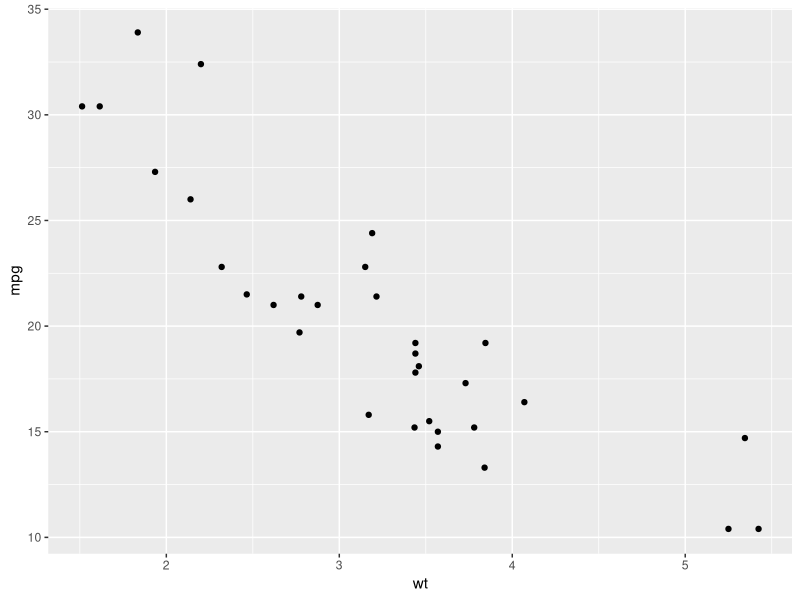
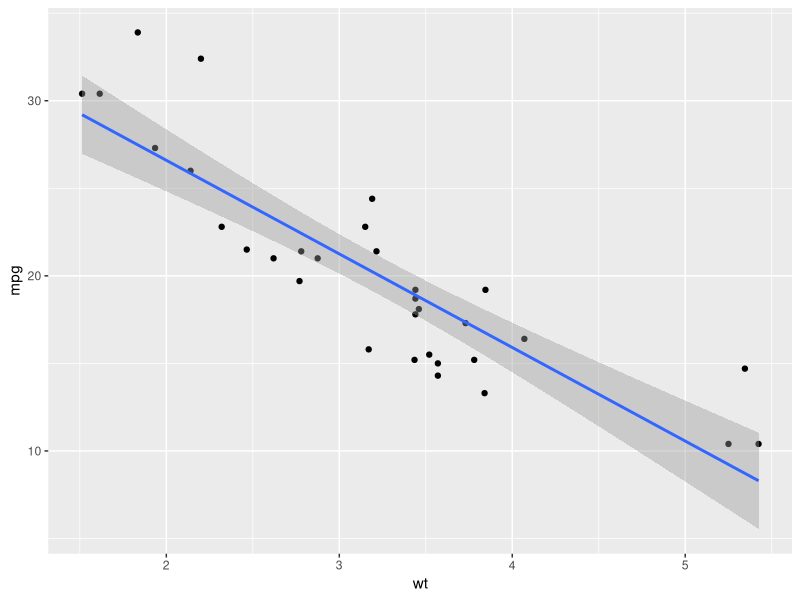
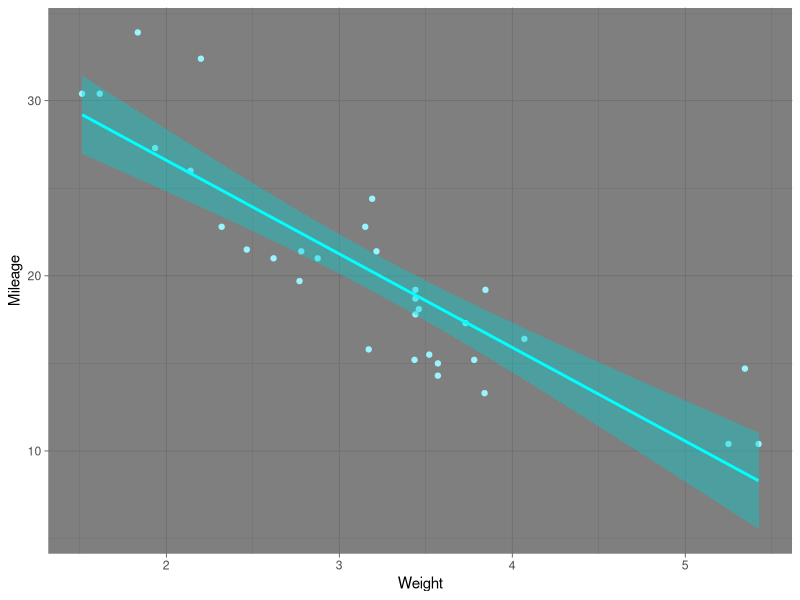
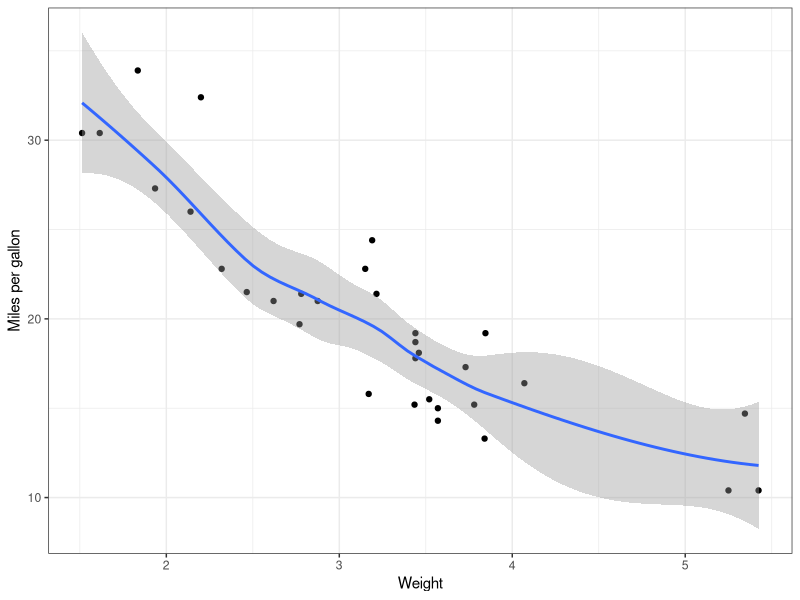
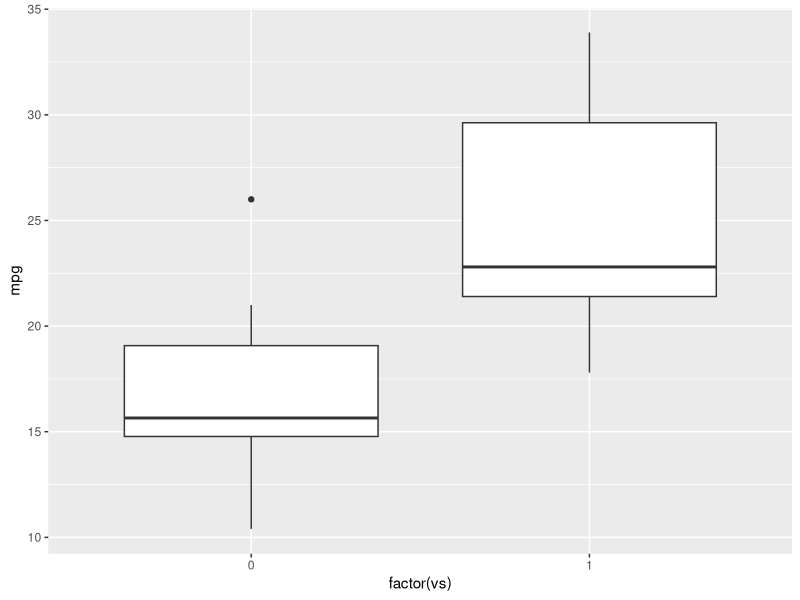
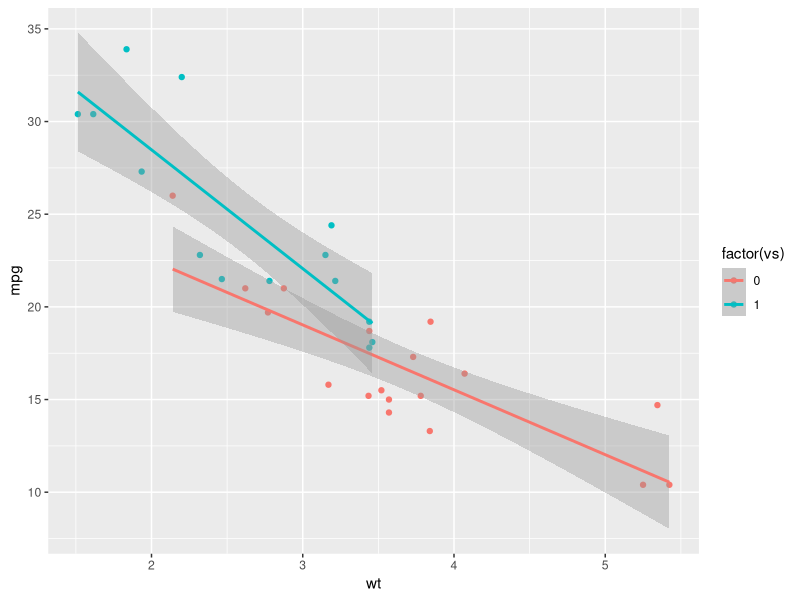

Generate these figures, in order, with R:
#September 21, 2023

library(ggplot2)
library(MASS)

#Motor trend car road tests
mtcars
?mtcars
#plot relationship between car weight vs mpg using ggplot
ggplot(mtcars, mapping=aes(x=wt, y=mpg)) +
  geom_point()

#use a simple linear regression to model mpg using car weight
lm(mpg~wt, data=mtcars)

#workflow: fit the model and then look at summary output
fit <- lm(mpg~wt, data=mtcars)
summary(fit)

#display best fit line on scatterplot using ggplot
ggplot(mtcars, mapping=aes(x=wt, y=mpg)) +
  geom_point() +
  geom_smooth(method="lm") #by default, ggplot gives best fit line and confidence interval

#mess with figure format
ggplot(mtcars, mapping=aes(x=wt, y=mpg)) +
  geom_point(color="cadetblue1") +
  geom_smooth(method="lm", color="cyan1", fill="darkturquoise", se=T) + #se=F removes the standard error around the line
  theme_dark() +
  xlab("Weight") +
  ylab("Mileage")

#methods="lm" in the geom_smooth() function means use a linear model fit line, but you can use other types of fit lines like loess
ggplot(mtcars, aes(x=wt, y=mpg)) +
  geom_point() +
  geom_smooth(method="loess") +
  theme_bw() +
  xlab("Weight") +
  ylab("Miles per gallon")

#Using GLM (generalized linear model) instead of LM
gfit <- glm(mpg~wt, family = gaussian, data = mtcars)
summary(gfit)


#try ANOVA
#use the "vs" variable for engine shape
mtcars$vs #0 is v-shaped and 1 is straight
#plot how mpg differs between engine types
#we need to treat vs as a factor
ggplot(data=mtcars, mapping=aes(x=factor(vs), y=mpg)) +
  geom_boxplot()
#run ANOVA to test the difference in mileage between engine shapes
aov.fit <- aov(mpg~factor(vs), data=mtcars)
summary(aov.fit)

#you can run this as a linear model, but it will give different coefficients
lm.fit <- lm(mpg~factor(vs), data=mtcars)
summary(lm.fit) #get same p value with different coefficients

#but you can call the ANOVA results from a linear model fit
anova(lm.fit) #same results as with aov


#linear models with multiple predictor variables and interactions (weight and type of engine)
lm.fit2 <- lm(mpg~wt+factor(vs), data=mtcars)
anova(lm.fit2)
#with the interaction
lm.fit3 <- lm(mpg~wt*factor(vs), data=mtcars)
anova(lm.fit3)

#let's look at the interaction effect visually
ggplot(data=mtcars, mapping=aes(x=wt, y=mpg, color=factor(vs))) +
  geom_point() +
  geom_smooth(method="lm")
#this does analysis of covariance
